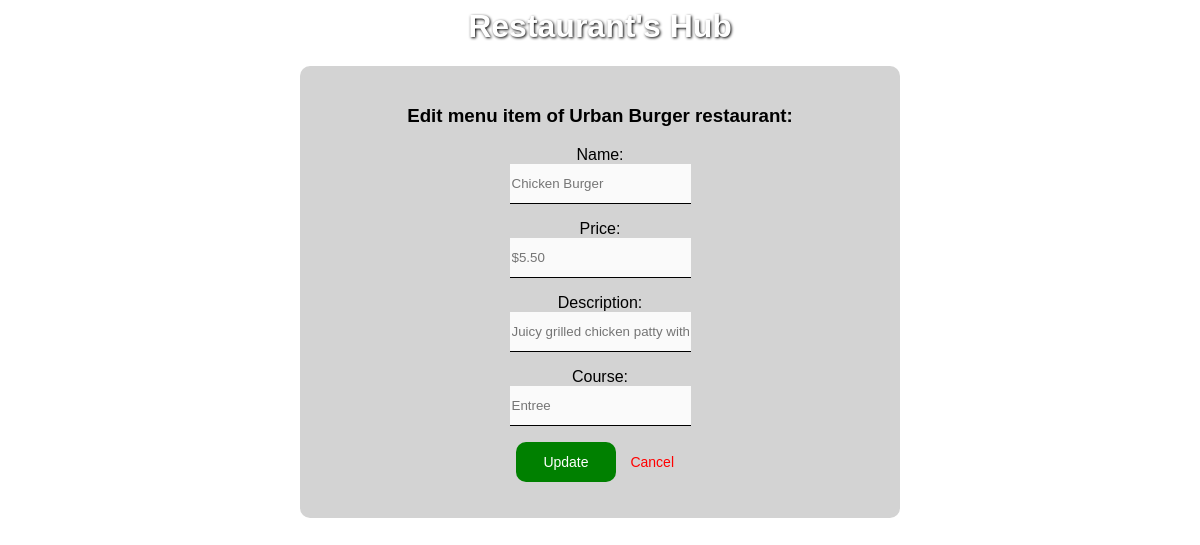
Screenshot of /restaurant/1/menu/3/edit with the database file from the repository.
### database_setup.py (models this page shows)
class Restaurant(Base):
    __tablename__ = 'restaurant'
    id = Column(Integer, primary_key=True)
    name = Column(String(80), nullable=False)

class MenuItem(Base):
    __tablename__ = 'menu_item'
    id = Column(Integer, primary_key=True)
    name = Column(String(80), nullable=False)
    price = Column(String(80), nullable=False)
    description = Column(String(250), nullable=False)
    course = Column(String(80), nullable=False)
    restaurant_id = Column(Integer, ForeignKey('restaurant.id'))
    restaurant = relationship(Restaurant)

### webserver.py (the view, shortened to what this page needs)
@app.route('/restaurant/<int:restaurant_id>/menu/<int:menuitem_id>/edit', methods=['GET', 'POST'])
def editMenuItem(restaurant_id, menuitem_id):
    restaurant = session.query(Restaurant).filter_by( id = restaurant_id).one()
    itemToEdit = session.query(MenuItem).filter_by( id = menuitem_id).one()
    if request.method == 'GET':
        return render_template('editMenuItem.html', restaurant = restaurant, item = itemToEdit )

### templates/editMenuItem.html (shortened to what this page needs)
<html>
        <link rel=stylesheet type=text/css href="{{ url_for('static', filename='styles.css') }}">
    <body>
        <div class='container'>
            <h1> Restaurant's Hub </h1>
            <div class='container-inner'>
                <h3>  Edit menu item of {{ restaurant.name }} restaurant: </h3>
                <form action='#' method='POST'>
                    <p> Name: </br> <input name='name' type='text' placeholder="{{ item.name }}" > </p>
                    <p> Price:  </br><input name='price' type='text' placeholder="{{ item.price }}"  >  </p>
                    <p> Description: </br> <input name='description' type='text'  placeholder="{{ item.description }}" >  </p>
                    <p> Course:  </br><input name='course' type='text' placeholder="{{ item.course }}"  >  </p>
                    <input type='submit' value='Update' action='/restaurant/{{restaurant.id}}/menu/{{ item.id}}/edit' class='button'>
                    <a href='{{ url_for("showMenu", restaurant_id = restaurant.id )}}' class='cancel-button'> Cancel </a>
                </form>
            </div>
        </div>
    </body>
</html>

### static/styles.css (style rules this page uses)
body { background-image: url('/static/bg.jpg'); background-size: cover; background-attachment: fixed; }
h1 { color: white; text-shadow: 1px 1px 3px #000 ; }
.container { width: 80%; max-width: 600px; margin: auto; text-align: center; font-family: Verdana, Geneva, Tahoma, sans-serif; }
.container-inner { padding: 20px; background-color: lightgray; border-radius: 10px; }
.button { width: 100px; height: 40px; background-color: green; padding: 10px; border-radius: 10px; border: none; color: white; font-size: 14px; text-decoration: none; }
.cancel-button { width: 100px; height: 40px; padding: 10px; border-radius: 10px; border: none; font-size: 14px; text-decoration: none; color: red; }
input[type='text'] { background-color: #fafafa; border: none; border-bottom: 1px solid #000; height: 40px; }

### rows the page displays
Restaurant: name "Urban Burger"
MenuItem: name "Chicken Burger", price "$5.50", description "Juicy grilled chicken patty with tomato mayo and lettuce", course "Entree"
